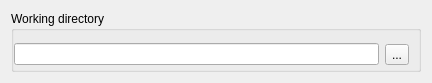
<?xml version="1.0" encoding="UTF-8"?>
<ui version="4.0">
 <class>SeaLabGui::DlgRandomPhasesFromFile</class>
 <widget class="QWidget" name="SeaLabGui::DlgRandomPhasesFromFile">
  <property name="geometry">
   <rect>
    <x>0</x>
    <y>0</y>
    <width>432</width>
    <height>83</height>
   </rect>
  </property>
  <property name="windowTitle">
   <string>Feature Parameters</string>
  </property>
  <property name="sizeGripEnabled" stdset="0">
   <bool>true</bool>
  </property>
  <layout class="QVBoxLayout" name="verticalLayout">
   <item>
    <layout class="QHBoxLayout" name="horizontalLayout_2">
     <item>
      <widget class="QGroupBox" name="gb_working_dir">
       <property name="title">
        <string>Working directory</string>
       </property>
       <layout class="QHBoxLayout" name="horizontalLayout_4">
        <property name="leftMargin">
         <number>0</number>
        </property>
        <property name="bottomMargin">
         <number>0</number>
        </property>
        <item>
         <widget class="QLineEdit" name="le_working_dir">
          <property name="enabled">
           <bool>true</bool>
          </property>
          <property name="readOnly">
           <bool>true</bool>
          </property>
         </widget>
        </item>
        <item>
         <widget class="QToolButton" name="tb_choose_working_dir">
          <property name="enabled">
           <bool>true</bool>
          </property>
          <property name="text">
           <string>...</string>
          </property>
         </widget>
        </item>
       </layout>
      </widget>
     </item>
    </layout>
   </item>
  </layout>
 </widget>
 <resources/>
 <connections/>
</ui>
